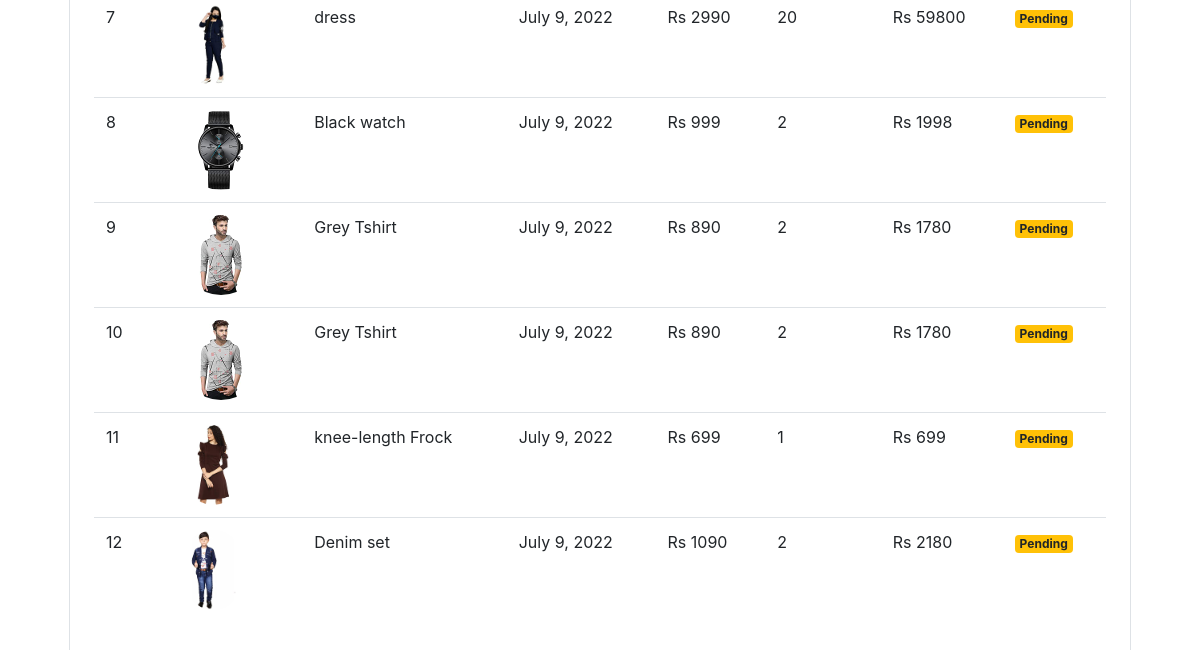
Before: /orders (signed in, lower part) with the older database file.
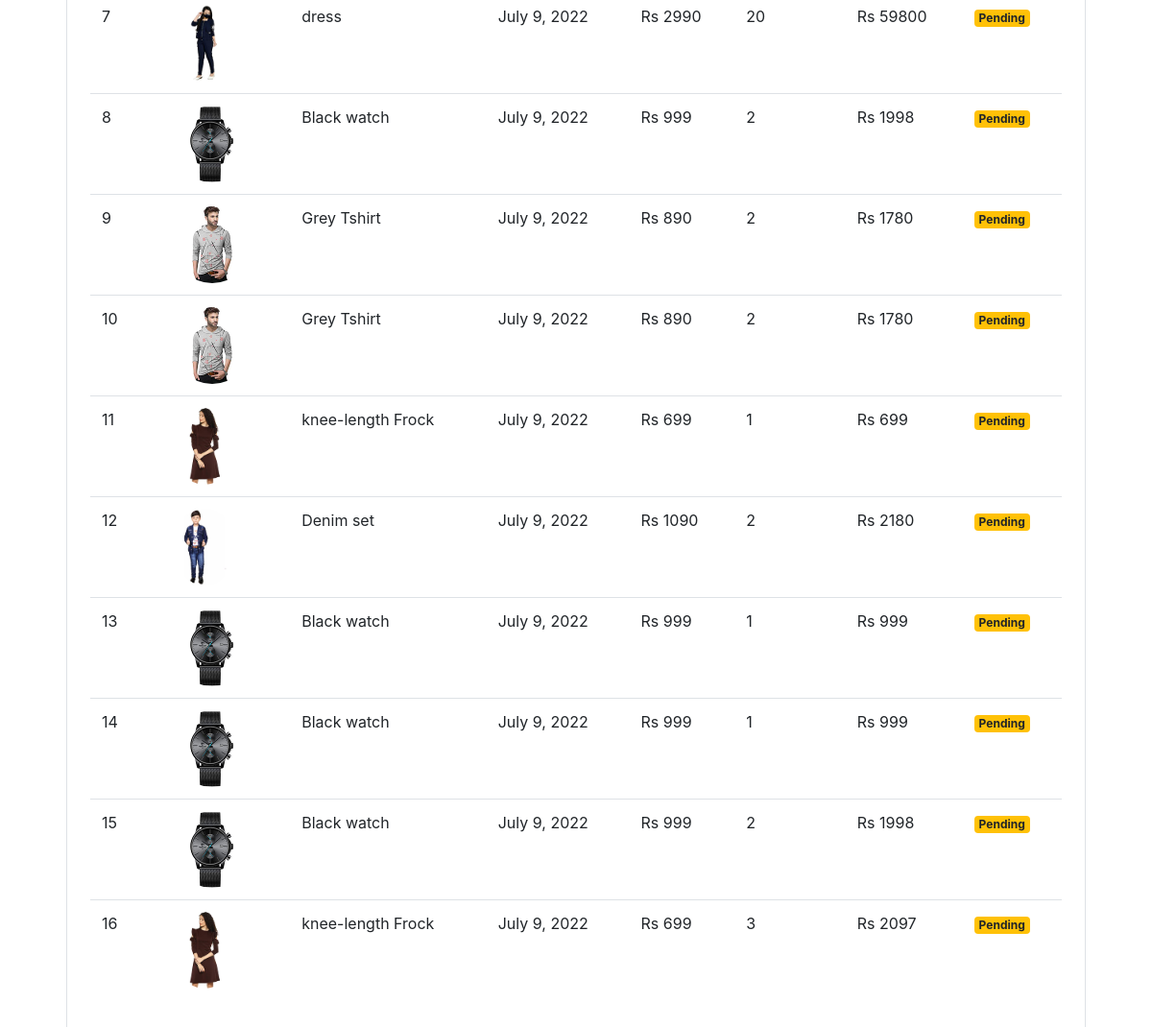
After: the same page with the newer database file.
### store/models/orders.py (models this page shows, shortened)
class Order(models.Model):
    product = models.ForeignKey(Products,
                                on_delete=models.CASCADE)
    customer = models.ForeignKey(Customer,
                                 on_delete=models.CASCADE)
    quantity = models.IntegerField(default=1)
    price = models.IntegerField()
    address = models.CharField (max_length=50, default='', blank=True)
    phone = models.CharField (max_length=50, default='', blank=True)
    date = models.DateField (default=datetime.datetime.today)
    status = models.BooleanField (default=False)
    @staticmethod
    def get_orders_by_customer(customer_id):
        return Order.objects.filter(customer=customer_id).order_by('-date')

### store/models/product.py (models this page shows, shortened)
class Products(models.Model):
    name = models.CharField(max_length=60)
    price= models.IntegerField(default=0)
    category= models.ForeignKey(Category,on_delete=models.CASCADE,default=1 )
    description= models.CharField(max_length=250, default='', blank=True, null= True)
    image= models.ImageField(upload_to='uploads/products/')

### store/middlewares/auth.py (the view)
    def middleware(request):
        print(request.session.get('customer'))
        returnUrl = request.META['PATH_INFO']
        print(request.META['PATH_INFO'])
        if not request.session.get('customer'):
           return redirect(f'login?return_url={returnUrl}')
        response = get_response(request)
        return response

### store/templatetags/custom_filter.py (called while the page is built)
@register.filter(name='currency')
def currency(number):
    return "Rs "+str(number)

@register.filter(name='multiply')
def multiply(number , number1):
    return number * number1

### store/views/orders.py (called while the page is built)
    def get(self , request ):
        customer = request.session.get('customer')
        orders = Order.get_orders_by_customer(customer)
        print(orders)
        return render(request , 'orders.html'  , {'orders' : orders})

### store/templates/orders.html (shortened to what this page needs)
{% extends 'base.html' %}
{% block content %}
{% load cart %}
{% load custom_filter %}
<div class="container">
   <div class="border rounded p-4 m-4">
        <table class="table">
            <tbody>
                {% for order in orders %}
                <tr>
                    <td>{{forloop.counter}}</td>
                    <td><img style="height: 80px;" class="rounded-circle" src="{{order.product.image.url}}" alt=""></td>
                    <td>{{order.product.name}}</td>
                    <td>{{order.date}}</td>
                    <td>{{order.price|currency}}</td>
                    <td>{{order.quantity}}</td>
                    <td>{{order.quantity|multiply:order.price|currency}}</td>
                    {% if order.status %}
                    <td><small class="badge badge-success">Completed</small></td>
                    {%else%}
                    <td><small class="badge badge-warning">Pending</small></td>
                    {% endif %}
                </tr>
                {% endfor %}
            </tbody>
        </table>
   </div>
</div>
{% endblock %}

### store/templates/base.html (shortened to what this page needs)
<!doctype html>
<html lang="en">
<head>
  <link rel="stylesheet" href="https://maxcdn.bootstrapcdn.com/bootstrap/4.0.0/css/bootstrap.min.css"
>
</head>
<body>
    <link rel="stylesheet" href="https://use.fontawesome.com/releases/v5.7.0/css/all.css">
  {% block content %}{% endblock %}
</body>
</html>

Changed rows visible on the page:
added Order: product.image (picture), product.name "Black watch", date "July 9, 2022", price "Rs 999", quantity "1", quantity|multiply "Rs 999", status "Pending"
added Order: product.image (picture), product.name "Black watch", date "July 9, 2022", price "Rs 999", quantity "1", quantity|multiply "Rs 999", status "Pending"
added Order: product.image (picture), product.name "Black watch", date "July 9, 2022", price "Rs 999", quantity "2", quantity|multiply "Rs 1998", status "Pending"
added Order: product.image (picture), product.name "knee-length Frock", date "July 9, 2022", price "Rs 699", quantity "3", quantity|multiply "Rs 2097", status "Pending"
